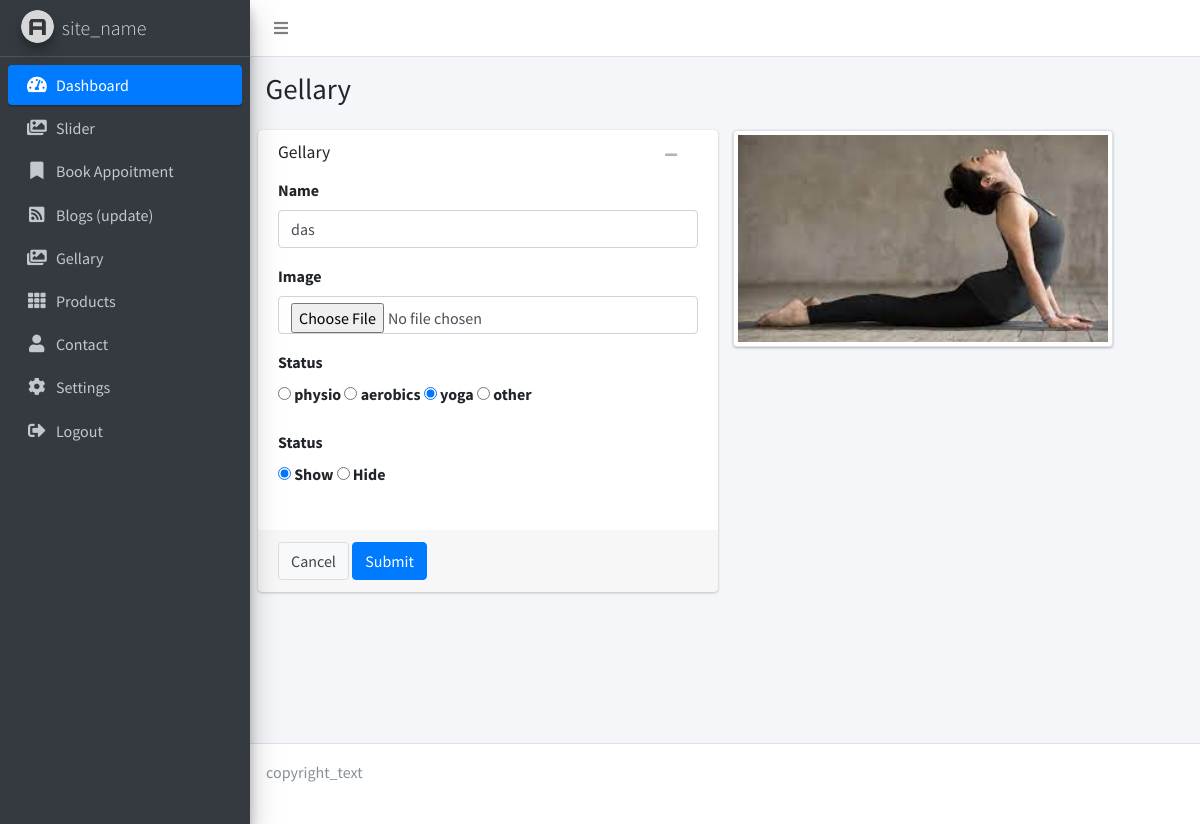
The app's page /admin/gellary_edit.php?id=8 (signed in) with its own data.
### tables this page shows
CREATE TABLE IF NOT EXISTS `gellary` (
  `id` int(11) NOT NULL AUTO_INCREMENT,
  `name` varchar(250) NOT NULL,
  `img` text NOT NULL,
  `type` enum('physio','aerobics','yoga','other') NOT NULL,
  `status` enum('show','hide') NOT NULL,
  `created_at` timestamp NOT NULL,
  `updated_at` timestamp NOT NULL,
  PRIMARY KEY (`id`)
);

### functions.php (called while the page is built, shortened)
<?php
    function gethost()
    {
       return "http://localhost/sahyogphysio";
    }
?>

### admin/gellary_edit.php (the view, shortened to what this page needs)
<?php
include_once '../database.php';
include '../functions.php';
$id= $_GET['id'];
$sqlget = "SELECT * FROM `gellary` WHERE `id`='" . $id . "'";
$data = mysqli_fetch_assoc(mysqli_query($conn, $sqlget));
include 'layouts/header.php';
?>
 <section class="content-header">
            <div class="container-fluid">
                <div class="row mb-2">
                    <div class="col-sm-6">
                        <h1>Gellary </h1>
                    </div>
                </div>
            </div>
</section>
<section class="content">
    <div class="row">
        <div class="col-md-6">
            <div class="card card-default">
                <div class="card-header">
                    <h3 class="card-title">Gellary</h3>
                    <div class="card-tools">
                        <button type="button" class="btn btn-tool" data-card-widget="collapse"><i class="fas fa-minus"></i></button>
                        <button type="button" class="btn btn-tool" data-card-widget="remove"><i class="fas fa-remove"></i></button>
                    </div>
                </div>
                <form method="post" enctype="multipart/form-data">
                    <div class="card-body">
                        <div class="form-group">
                            <label for="exampleInputEmail1">Name</label>
                            <input type="text" name="name" class="form-control" value="<?php echo $data['name'];  ?>" required placeholder="Name">
                        </div>
                        <div class="form-group">
                            <label for="exampleInputEmail1">Image</label>
                            <input type="file" class="form-control" accept="image/png, image/gif, image/jpeg" id="file" onchange="previewImage();"  name="new_image" placeholder="Enter Name" value="">
                        </div>
                        <div class="form-group">
                            <label for="exampleInputEmail1">Status</label>
                            <div>
                                <label><input type="radio" name="type" value="physio" <?php if ($data["type"] == 'physio') { echo 'checked'; } ?> > physio</label>
                                <label><input type="radio" name="type" value="aerobics" <?php if ($data["type"] == 'aerobics') { echo 'checked'; } ?>> aerobics</label>
                                <label><input type="radio" name="type" value="yoga" <?php if ($data["type"] == 'yoga') { echo 'checked'; } ?>> yoga</label>
                                <label><input type="radio" name="type" value="other" <?php if ($data["type"] == 'other') { echo 'checked'; } ?>> other</label>
                            </div>
                        </div>
                        <div class="form-group">
                            <label for="exampleInputEmail1">Status</label>
                            <div>
                                <label><input type="radio" name="Status" value="show" <?php if ($data["status"] == 'show') { echo 'checked'; } ?> > Show</label>
                                <label><input type="radio" name="Status" value="hide" <?php if ($data["status"] == 'hide') { echo 'checked'; } ?>> Hide</label>
                            </div>
                        </div>
</div>
                    <div class="card-footer con">
                        <a href="#" class="btn btn-default">Cancel</a>
                        <button type="submit" class="btn btn-primary">Submit</button>
                    </div>
                </form>
            </div>
        </div>
       <div class="col-md-5">
            <div class="card card-default">
                <?php
                    if ($data['img']) {
                       echo '<img src="'. gethost() .$data['img'].'" id="preview" class="img-fluid img-thumbnail">';
                    }else{
                       echo '<img src="https://encrypted-tbn0.gstatic.com/images?q=tbn:ANd9GcRPvlmYJUQmx55XV7mD_INQCHIA1NXMrXuE8A&usqp=CAU" id="preview" class="img-fluid img-thumbnail">';
                    }
                ?>
            </div>
        </div>
    </div>
</section>
<?php include 'layouts/footer.php';?>

### admin/assets/style.css (style rules this page uses)
.card-body { padding-top: 0px !important; }

### records on screen
gellary: name "das", type "☐ physio", type "☐ aerobics", type "☑ yoga", type "☐ other", status "☑ Show", status "☐ Hide", img (picture)
